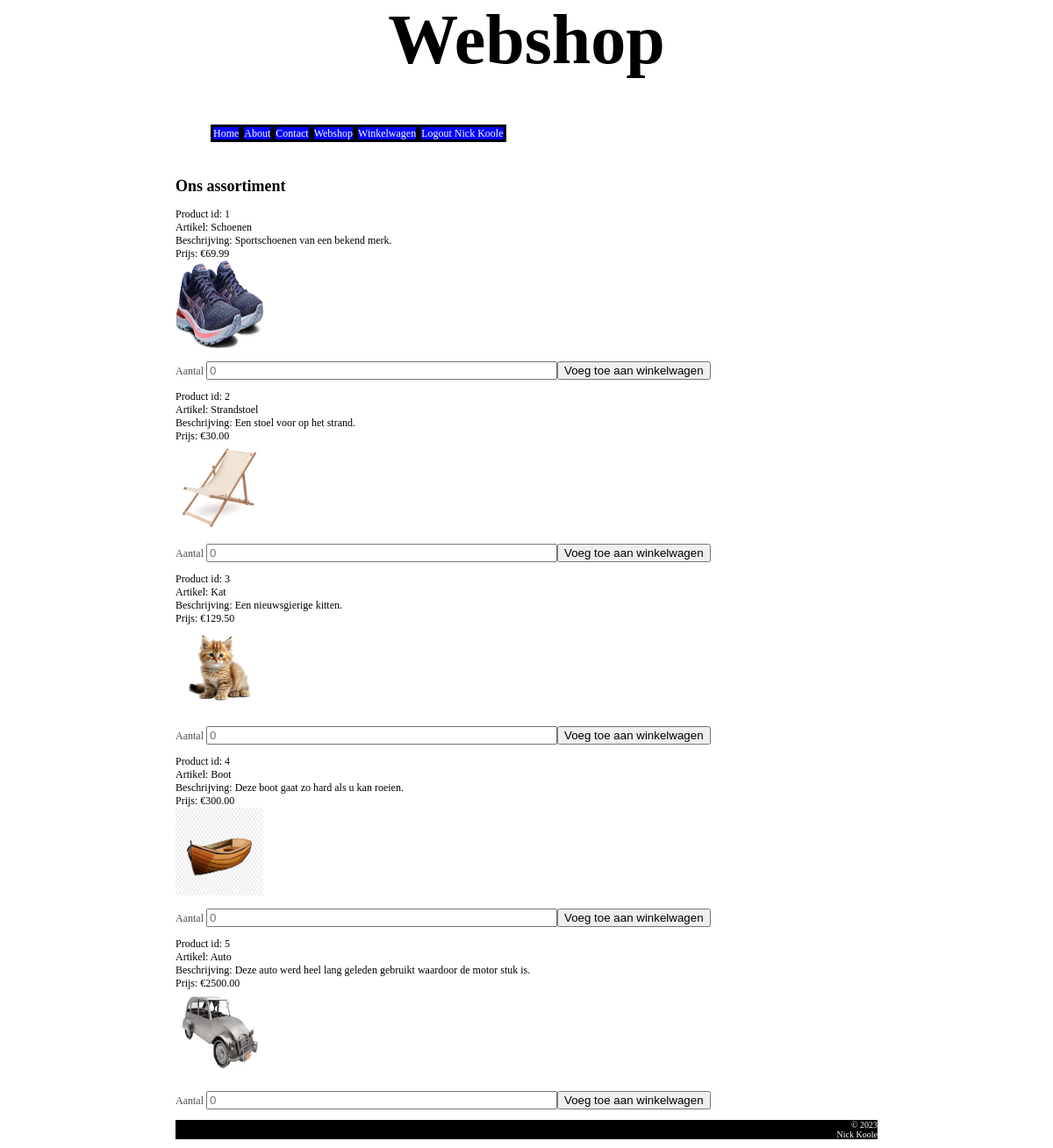
The page /index.php?page=webshop (signed in) on the database its author committed.
### tables this page shows
CREATE TABLE `products` (
  `product_id` int(10) NOT NULL,
  `name` varchar(40) NOT NULL,
  `description` varchar(200) NOT NULL,
  `price` decimal(10,2) NOT NULL,
  `product_picture_location` varchar(80) NOT NULL
);

### file_repository.php (called while the page is built, shortened)
<?php
    function connectToDatabase() {
        $servername = "localhost";
        $username = "WebShopUser";
        $password = "Testtest!";
        $dbname = "nicks_webshop";
        $conn = mysqli_connect($servername, $username, $password, $dbname);
        return $conn;
    }
    function getAllProducts() {
        $conn = connectToDatabase();
        try {
            $sql = "SELECT * FROM products";
            $result = mysqli_query($conn, $sql);
            $products = array();
            while ($row = mysqli_fetch_assoc($result)) {
                $products[$row["product_id"]] = $row;
            }
            return $products;
        } finally {
            disconnectFromDatabase($conn);
        }
    }
?>

### products_service.php (called while the page is built, shortened)
<?php
    function getWebshopProducts() {
        $genericError = "";
        try {
            $products = getAllProducts();
        }
        catch(Exception $e) {
            $genericError = "Helaas kunnen wij de producten op dit moment niet laten zien. Probeer het later opnieuw.";
            logError($e->getMessage());
        }
        return array('products' => $products, 'genericError' => $genericError);
    }
?>

### session_manager.php (called while the page is built, shortened)
<?php
    function isUserLoggedIn() {
        return isset($_SESSION['user']);
    }
?>

### webshop.php (the view, shortened to what this page needs)
<?php
    function showWebshopBody($data) {
        echo '<h2>Ons assortiment</h2>';
        showWebshopProducts($data);
    }
    function showWebshopProducts($data) {
        $amountOfProducts = count($data['products']);
        for ($i = 1; $i <= $amountOfProducts; $i++){
            echo '<a class="productlink" href="index.php?page=details&product_id=' . $data['products'][$i]['product_id'] . '"><div>' .
            'Product id: ' . $data['products'][$i]['product_id'] . '<br>' .
            'Artikel: ' . $data['products'][$i]['name'] . '<br>' .
            'Beschrijving: ' . $data['products'][$i]['description'] . '<br>' .
            'Prijs: €' . $data['products'][$i]['price'] . '<br>' .
            '<img src="' . $data['products'][$i]['product_picture_location'] . '" alt="Een foto">' .
            '</div></a>';
            showAddToCartAction($data['products'][$i]['product_id'], 'webshop', 'Voeg toe aan winkelwagen');
        }
    }
?>

### forms.php (shortened to what this page needs)
<?php
    function showFormField($fieldName, $label, $inputType) {
		if ($inputType == "text"){
			echo '<label for="' . $fieldName . '">' . $label . '</label>
			<input type="' . $inputType . '" id="' . $fieldName .  '" name="' . $fieldName . '" ';
		}
    }
    function showFormStart() {
        echo '<br><form method="post" action="index.php">';
    }
    function showAddToCartAction($product_id, $page, $buttonText) {
        if (isUserLoggedIn()) {
            showFormStart();
            showFormField('quantity', 'Aantal', 'text');
            echo '" placeholder="0">';
            echo '<input type="submit" value="' . $buttonText . '">';
            echo '</form>';
        }
    }
?>

### CSS/stylesheet.css (style rules this page uses)
h2 { color: black; }
body { max-width: 800px; margin: auto; text-align: left; }
input, textarea { width: 400px; }
input[type=submit], input[type=radio] { width: auto; }
img { width: 100px; height: 100px; }
.pagetext { background-color: white; color: rgb(80,80,80); font-size: 12px; }
.productlink { color:black; text-decoration:none; }

### rows shown on the page
products: product_id "1", name "Schoenen", description "Sportschoenen van een bekend merk.", price "69.99", shows a picture
products: product_id "2", name "Strandstoel", description "Een stoel voor op het strand.", price "30.00", shows a picture
products: product_id "3", name "Kat", description "Een nieuwsgierige kitten.", price "129.50", shows a picture
products: product_id "4", name "Boot", description "Deze boot gaat zo hard als u kan roeien.", price "300.00", shows a picture
products: product_id "5", name "Auto", description "Deze auto werd heel lang geleden gebruikt waardoor de motor stuk is.", price "2500.00", shows a picture

### other values the page prints
getHeader($data) "Webshop"
$title "Home"
$title "About"
$title "Contact"
$title "Webshop"
$title "Winkelwagen"
$title "Logout Nick Koole"
